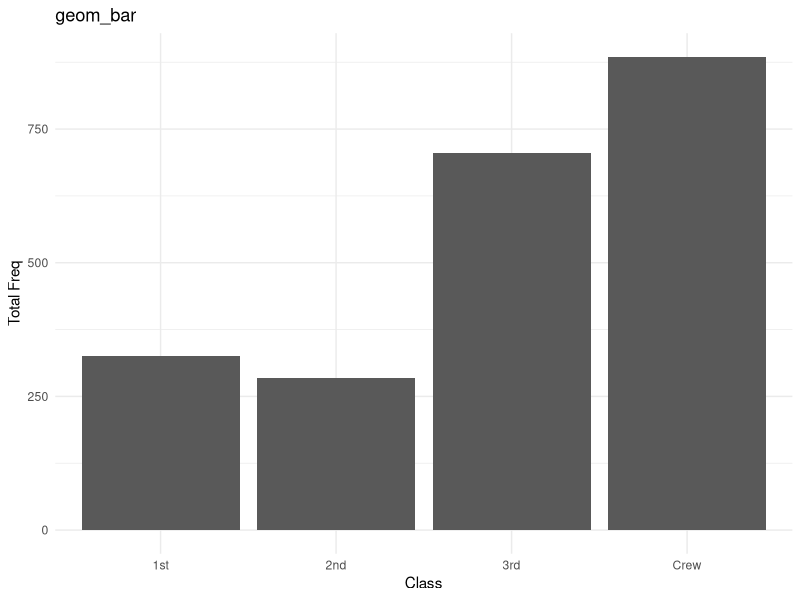

Source code (R):
library(tidyverse)

plot.data <-
    data.frame(Titanic) %>%
    group_by(Class) %>%
    summarize(`Total Freq` = sum(Freq))

ggplot(plot.data, aes(x = Class, y = `Total Freq`)) +
    geom_bar(stat = "identity") +
    labs(title = "geom_bar") +
    theme_minimal()